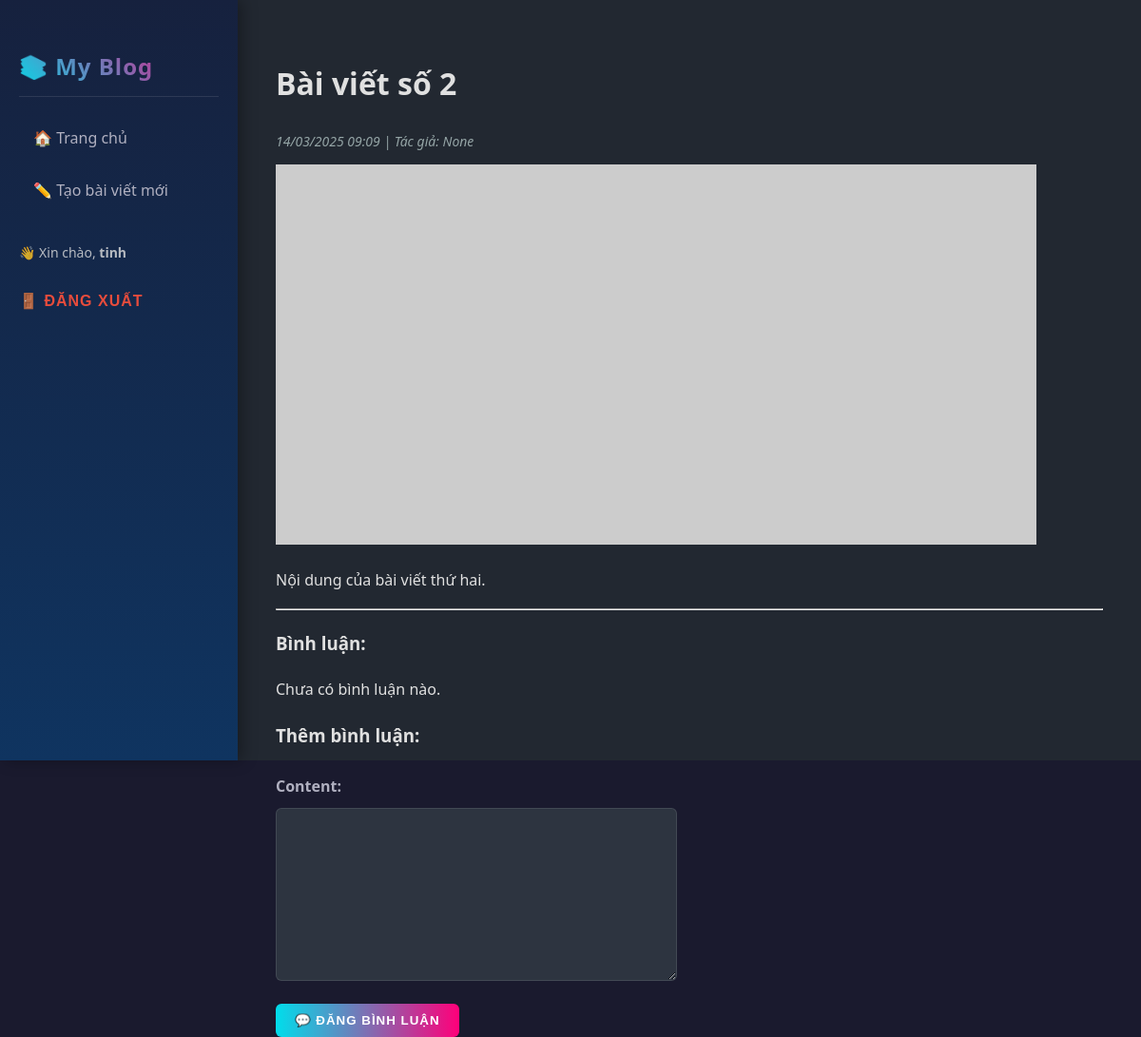
Page /post/2/ (signed in) on the committed database.
### blog/models.py (models this page shows, shortened)
class Post(models.Model):
    title = models.CharField(max_length=200)
    content = models.TextField()
    created_at = models.DateTimeField(auto_now_add=True)
    author = models.ForeignKey(User, on_delete=models.SET_NULL, null=True, blank=True)

### blog/views.py (the view)
# urls.py: path('post/<int:pk>/', views.post_detail, name='post_detail'),
@login_required
def post_detail(request, pk):
    post = get_object_or_404(Post, pk=pk)
    comments = post.comments.all()
    if request.method == 'POST':
        form = CommentForm(request.POST)
        if form.is_valid():
            comment = form.save(commit=False)
            comment.post = post
            comment.author = request.user
            comment.save()
            return redirect('post_detail', pk=pk)
    else:
        form = CommentForm()
    return render(request, 'blog/post_detail.html', {'post': post, 'comments': comments, 'form': form})

### blog/forms.py
class CommentForm(forms.ModelForm):
    class Meta:
        model = Comment
        fields = ['content']

### blog/templates/blog/post_detail.html (shortened to what this page needs)
{% extends 'blog/base.html' %}
{% block content %}
<div class="post-detail">
    <h1>{{ post.title }}</h1>
    <p class="post-date">{{ post.created_at|date:"d/m/Y H:i" }} | Tác giả: {{ post.author }}</p>
    <img src="https://picsum.photos/seed/{{ post.id }}/800/400" alt="Ảnh bài viết">
    <p>{{ post.content }}</p>
    <hr>
    <h3>Bình luận:</h3>
    {% for comment in comments %}
        <div class="comment">
            <p><strong>{{ comment.author }}</strong>: {{ comment.content }}</p>
            <small>{{ comment.created_at|date:"d/m/Y H:i" }}</small>
        </div>
    {% empty %}
        <p>Chưa có bình luận nào.</p>
    {% endfor %}
    {% if user.is_authenticated %}
        <h3>Thêm bình luận:</h3>
        <form method="post">
            {{ form.as_p }}
            <button type="submit" class="btn btn-primary">💬 Đăng bình luận</button>
        </form>
    {% else %}
        <p>Bạn cần <a href="{% url 'login' %}">đăng nhập</a> để bình luận.</p>
    {% endif %}
</div>
{% endblock %}

### blog/templates/blog/base.html (shortened to what this page needs)
{% load static %}
<!DOCTYPE html>
<html lang="vi">
<head>
    <link rel="stylesheet" href="{% static 'blog/style.css' %}">
</head>
<body>
    <div class="sidebar">
        <h2>📚 My Blog</h2>
        <nav>
            <a href="{% url 'home' %}">🏠 Trang chủ</a>
            {% if perms.blog.add_post %}
                <a href="{% url 'create_post' %}">✏️ Tạo bài viết mới</a>
            {% endif %}
        </nav>
        {% if user.is_authenticated %}
            <p>👋 Xin chào, <strong>{{ user.username }}</strong></p>
            <form method="post" action="{% url 'logout' %}">
                <button type="submit" style="background:none;border:none;padding:0;color:#e74c3c;cursor:pointer;font-size:16px;">
                    🚪 Đăng xuất
                </button>
            </form>
        {% else %}
            <a href="{% url 'login' %}">🔐 Đăng nhập</a>
        {% endif %}
    </div>
    <div class="main-content">
        {% block content %}{% endblock %}
    </div>
</body>
</html>

### blog/static/blog/style.css (style rules this page uses)
body { font-family: 'Poppins', 'Segoe UI', sans-serif; margin: 0; padding: 0; background-color: #1a1a2e; color: #e0e0e0; display: flex; line-height: 1.7; height: 100vh; overflow-x: hidden; }
.sidebar { width: 250px; background: linear-gradient(180deg, #16213e 0%, #0f3460 100%); color: #e0e0e0; padding: 30px 20px; height: 100vh; position: fixed; top: 0; left: 0; box-shadow: 5px 0 15px rgba(0, 0, 0, 0.3); overflow-y: auto; box-sizing: border-box; }
.sidebar h2 { font-size: 24px; font-weight: 700; letter-spacing: 1px; background: linear-gradient(45deg, #00ddeb, #ff007a); -webkit-background-clip: text; background-clip: text; -webkit-text-fill-color: transparent; padding-bottom: 10px; margin-bottom: 20px; border-bottom: 1px solid rgba(255, 255, 255, 0.1); }
.sidebar nav a { color: #b0b0c0; text-decoration: none; padding: 10px 15px; display: flex; align-items: center; border-radius: 8px; margin-bottom: 8px; transition: all 0.3s ease; position: relative; font-size: 16px; }
.sidebar nav a::before { content: ''; position: absolute; left: 0; width: 3px; height: 100%; background-color: #00ddeb; transform: scaleY(0); transition: transform 0.3s ease; }
.sidebar p { margin-top: 30px; font-size: 14px; opacity: 0.8; }
.main-content { margin-left: 250px; padding: 40px; background-color: #222831; min-height: 100vh; width: calc(100% - 250px); box-sizing: border-box; }
.post-date { color: #95a5a6; font-size: 14px; font-style: italic; margin-bottom: 12px; }
a { color: #00ddeb; text-decoration: none; font-weight: 500; transition: all 0.3s ease; }
button { background: linear-gradient(90deg, #00ddeb 0%, #ff007a 100%); border: none; padding: 10px 20px; color: #fff; cursor: pointer; border-radius: 6px; font-weight: 600; text-transform: uppercase; letter-spacing: 1px; transition: all 0.3s ease; }
input, textarea { padding: 10px; width: 100%; border: 1px solid rgba(255, 255, 255, 0.1); border-radius: 6px; margin-top: 8px; font-size: 14px; background-color: #2d3440; color: #e0e0e0; transition: all 0.3s ease; }
label { font-weight: 600; margin-top: 15px; display: block; color: #b0b0c0; }
.sidebar form, .main-content form { max-width: 400px; margin-top: 25px; }
* { transition: all 0.2s ease-out; -webkit-font-smoothing: antialiased; -moz-osx-font-smoothing: grayscale; }

### rows in the picture
Post: title "Bài viết số 2", created_at "14/03/2025 09:09", author "None", content "Nội dung của bài viết thứ hai."

### other values in the picture
{{ user.username }} "tinh"
